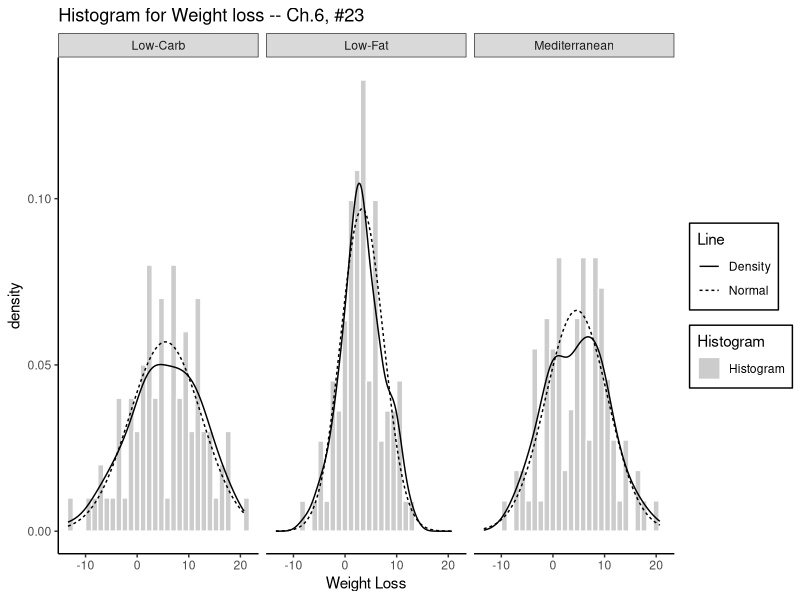
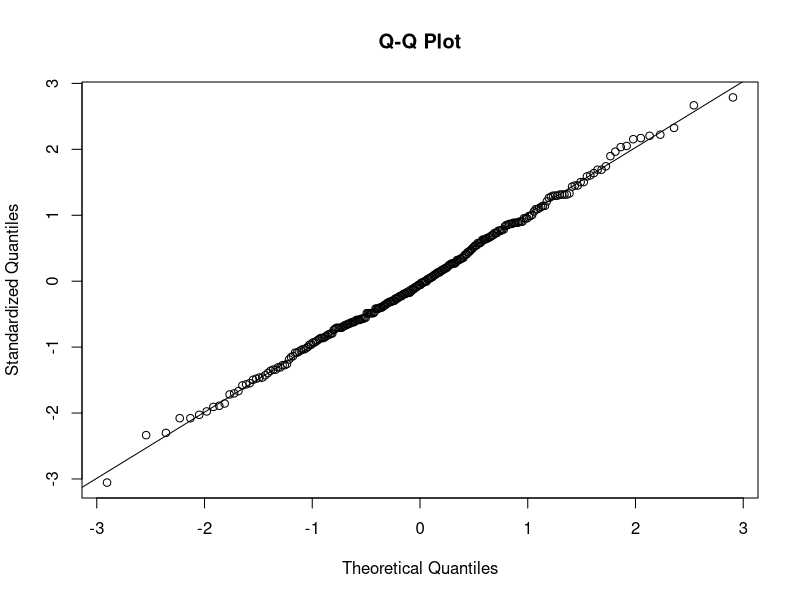
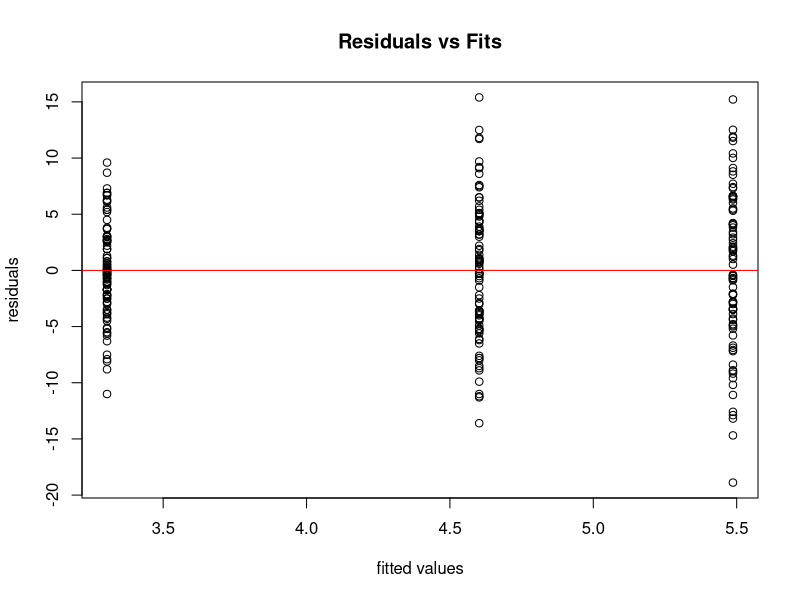
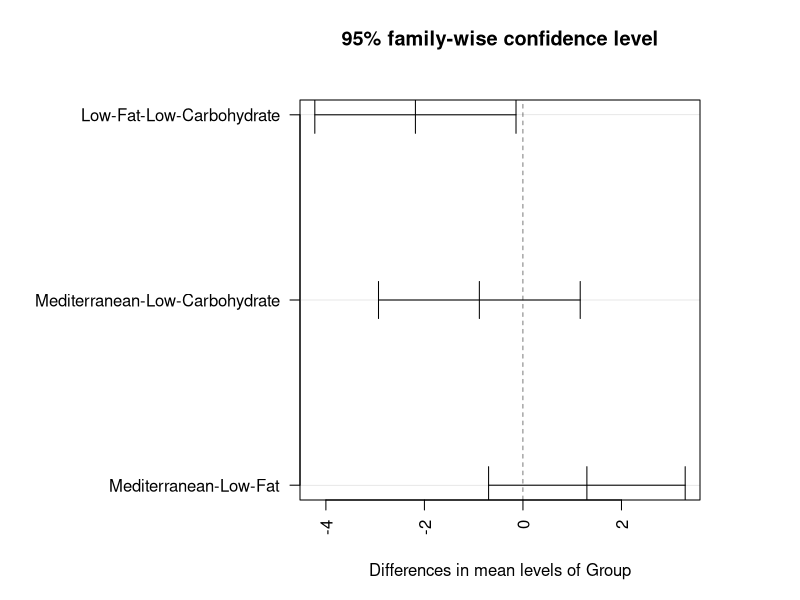

The R script that drew these images, in order:
## ---- chunk 1
## read in csv
lunch <- read.csv("data/ex0623.csv")


## plot histograms to check assumptions:
AnovaAssumpChecker <- function(group1, 
                           group2, 
                           group3,
                           group1title = "group1", 
                           group2title = "group2", 
                           group3title = "group3",
                           graphTitle = "Histograms for Groups") {
     
     #group1 <- LC
     #group2 <- LF
     #group3 <- ME
     
     mdat <- data.frame(dat = c(group1, group2, group3), 
                        trt = c(rep(group1title, length(group1)), 
                                rep(group2title, length(group2)), 
                                rep(group3title, length(group3))))
     sp <- data.frame(row.names = 1:nrow(mdat))
     sp$PctChange <- mdat$dat
     sp$SpeedLimit <- mdat$trt
     
     grid <- with(sp, seq(min(PctChange), max(PctChange), length = 100))
     normaldens <- ddply(sp, "SpeedLimit", 
                         function(df) {
                              data.frame( 
                                        predicted = grid,
                                        density = dnorm(grid, mean(df$PctChange), 
                                                        sd(df$PctChange)))
                         })
     
     # look at distributions of data
     ggplot(sp, aes(x = PctChange)) + 
          # histogram
          geom_histogram(aes(y = ..density.., fill = "Histogram"), color = "white", 
                          alpha = 0.2) + 
          # kernel density line
          geom_line(aes(y = ..density..,  lty = "Density"), stat = 'density')+
          # normal line
          geom_line(aes(y = density, x = predicted, lty = "Normal"), data = normaldens) + 
          # facet
          facet_grid(~SpeedLimit)  +
          
          # labels and theme
          #xlim(c(-3.5, 3.5))+
          labs(x = "Value", title = graphTitle) + 
          theme_bw() + 
          theme(legend.background = element_rect(colour = "black"),
               plot.background = element_blank()
               ,panel.grid.major = element_blank()
               ,panel.grid.minor = element_blank()
               ,panel.border = element_blank()
               ,axis.line = element_line(color = 'black')) + 
          # Names for the legend
          scale_linetype(name = "Line")+
          scale_fill_manual(name = "Histogram", values = c("black"))
     ## the distribution looks like we need to log-transform the data
}

library(ggplot2)
library(plyr)
library(car)

## ---- chunk 2
options(xtable.comment = FALSE)
LC <- subset(lunch, subset = Group == "Low-Carbohydrate")$WtLoss24
LF <- subset(lunch, subset = Group == "Low-Fat")$WtLoss24
ME <- subset(lunch, subset = Group == "Mediterranean")$WtLoss24

AnovaAssumpChecker(LC, LF, ME,
                   "Low-Carb", "Low-Fat", "Mediterranean") + labs(x = "Weight Loss", 
                              title = "Histogram for Weight loss -- Ch.6, #23")

print("This comparison of histograms already shows that the groups' variances may not be equal")

#var(LC)
#var(LF)
#var(ME)

library(xtable)

## variances are not equal
mod23 <- aov(WtLoss24 ~ Group, data = lunch)
#plot(mod23)
## ---- chunk 3
# this way produced too many plots
# plot(mod23, pch = ".")
## q-q plot
stdLunch <- (lunch$WtLoss24 - mean(lunch$WtLoss24))/sd(lunch$WtLoss24)
qqnorm(stdLunch, main='Q-Q Plot', ylab = "Standardized Quantiles"); qqline(stdLunch)

## residuals plot
{plot(residuals(mod23)~fitted(mod23),
      xlab="fitted values",ylab="residuals",main="Residuals vs Fits") 
 abline(h = 0, col = "red")}
## ---- chunk 4
#summary(mod23)
fm1.table <- xtable(mod23)
print(fm1.table,floating=FALSE)
## ---- chunk 5
kt <- kruskal.test(list(LC, LF, ME))
kt
## ---- chunk 6
TukeyHSD(mod23)

par(mai = c(1,3,1,1))
plot(TukeyHSD(mod23), las = 2)
## ---- chunk 7
# pairwise t-test with pooled variances -- i.e. pairwise t-test for I samples.
pairwise.t.test(lunch$WtLoss24, lunch$Group, p.adj = "none", pool.sd = T)
